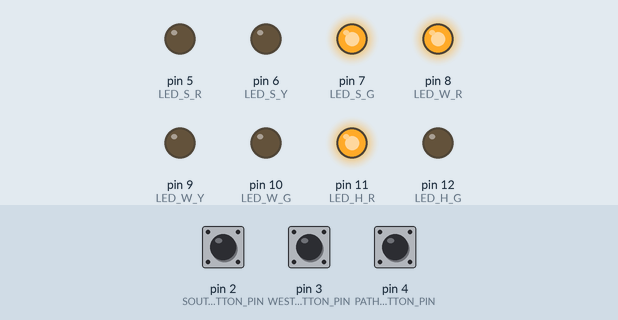
Bench run of a sketch on a simulated Arduino Uno, built with avr-gcc and run on an emulated ATmega328P. Shown: output pins drawn as LEDs (lit = HIGH). Dashed ring = blinking. The inputs (shaded band) are chosen by the test bench; at power-on: pin 3 (WEST_BUTTON_PIN) LOW, pin 2 (SOUTH_BUTTON_PIN) LOW, pin 4 (PATH_BUTTON_PIN) LOW.

Above: at 5.3 s.
5.4 s: pin 3 (WEST_BUTTON_PIN) pulled HIGH for 1.95 s
At 7.3 s:
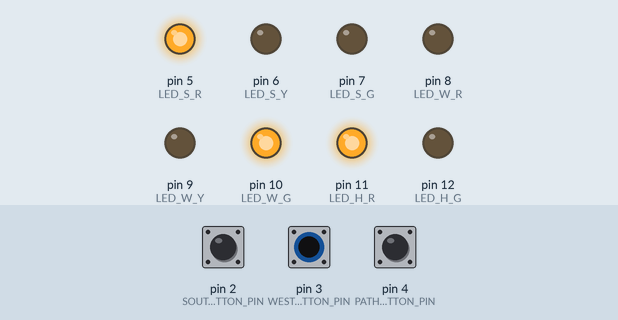
8.8 s: pin 2 (SOUTH_BUTTON_PIN) pulled HIGH for 1.95 s
At 9.45 s:
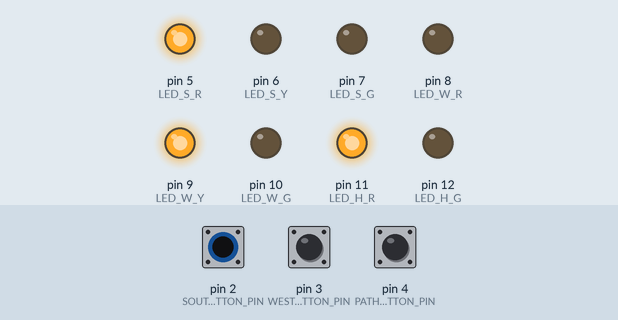
12.2 s: pin 4 (PATH_BUTTON_PIN) pulled HIGH for 1.95 s
At 13.5 s:
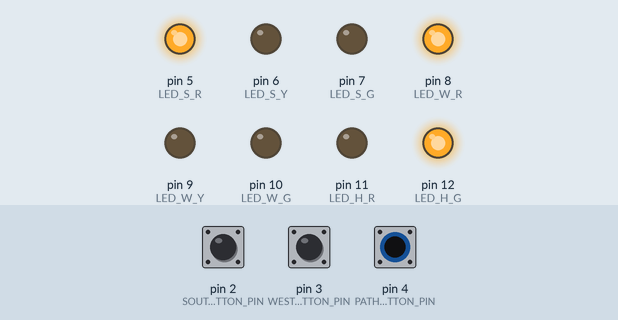
15.6 s: pin 2 (SOUTH_BUTTON_PIN) pulled HIGH for 1.95 s
At 18.1 s:
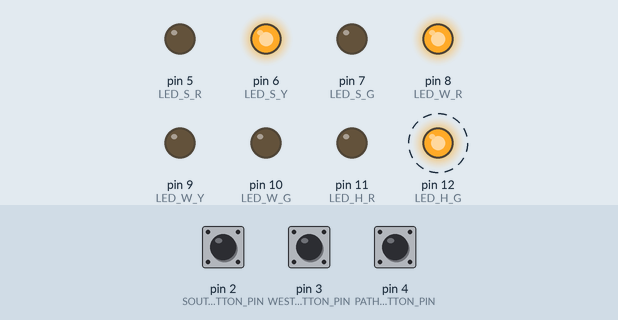
19.8 s: pin 3 (WEST_BUTTON_PIN) pulled HIGH for 3.2 s
At 19.95 s:
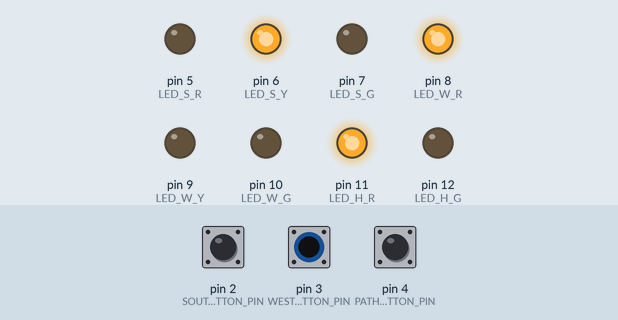
24.5 s: pin 2 (SOUTH_BUTTON_PIN) pulled HIGH for 3.2 s
At 26.3 s:
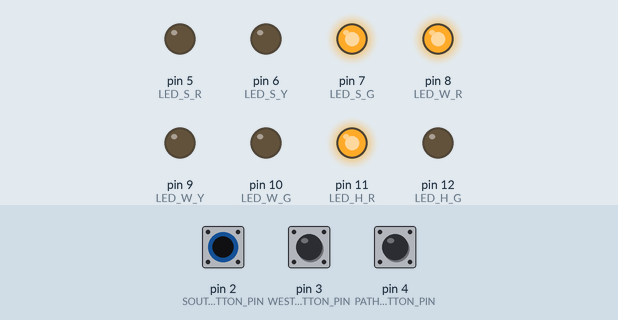
Timing chart, 0 to 27.8 s (numbered marks = the images above; inputs shaded):
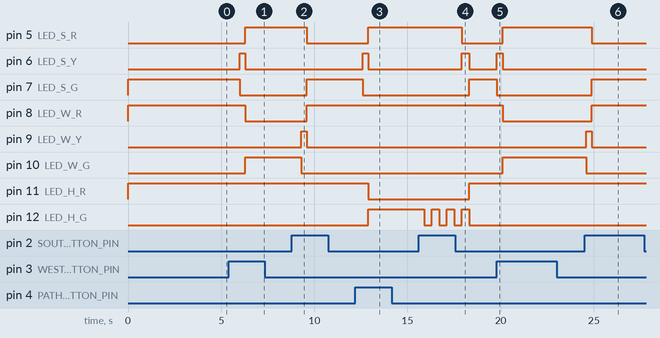

Measured:
- after the input at 5.4 s, pin 5 (LED_S_R), pin 10 (LED_W_G): LOW → HIGH after 0.90 s; pin 6 (LED_S_Y): LOW → HIGH after 0.60 s, → LOW 0.30 s later; pin 7 (LED_S_G): HIGH → LOW after 0.60 s; pin 8 (LED_W_R): HIGH → LOW after 0.90 s
- after the input at 8.8 s, pin 5 (LED_S_R): HIGH → LOW after 0.80 s; pin 7 (LED_S_G), pin 8 (LED_W_R): LOW → HIGH after 0.80 s; pin 9 (LED_W_Y): LOW → HIGH after 0.50 s, → LOW 0.30 s later; pin 10 (LED_W_G): HIGH → LOW after 0.50 s
- after the input at 12.2 s, pin 5 (LED_S_R), pin 12 (LED_H_G): LOW → HIGH after 0.70 s; pin 6 (LED_S_Y): LOW → HIGH after 0.40 s, → LOW 0.30 s later; pin 7 (LED_S_G): HIGH → LOW after 0.40 s; pin 11 (LED_H_R): HIGH → LOW after 0.70 s
- after the input at 15.6 s, pin 5 (LED_S_R): HIGH → LOW after 2.3 s; pin 6 (LED_S_Y): LOW → HIGH after 2.3 s, → LOW 0.40 s later; pin 7 (LED_S_G), pin 11 (LED_H_R): LOW → HIGH after 2.7 s; pin 12 (LED_H_G): alternates HIGH for 0.40 s and LOW for 0.40 s, 7 changes in all, then stays LOW, starting after 0.30 s
- after the input at 19.8 s, pin 5 (LED_S_R), pin 10 (LED_W_G): LOW → HIGH after 0.30 s; pin 6 (LED_S_Y): LOW → HIGH at once, → LOW 0.30 s later; pin 7 (LED_S_G): HIGH → LOW at once; pin 8 (LED_W_R): HIGH → LOW after 0.30 s
- after the input at 24.5 s, pin 5 (LED_S_R): HIGH → LOW after 0.40 s; pin 7 (LED_S_G), pin 8 (LED_W_R): LOW → HIGH after 0.40 s; pin 9 (LED_W_Y): LOW → HIGH after 0.10 s, → LOW 0.30 s later; pin 10 (LED_W_G): HIGH → LOW after 0.10 s

The sketch:

Assignment_5.ino
```cpp
#define LED_S_R 5
#define LED_S_Y 6
#define LED_S_G 7
#define SOUTH_BUTTON_PIN 2
#define LED_W_R 8
#define LED_W_Y 9
#define LED_W_G 10
#define WEST_BUTTON_PIN 3
#define LED_H_R 11
#define LED_H_G 12
#define PATH_BUTTON_PIN 4
#define goS 0
#define waitStW 1
#define waitStH 2
#define goW 3
#define waitWtS 4
#define waitWtH 5
#define goH 6
#define waitHF1 7
#define waitHN1 8
#define waitHF2 9
#define waitHN2 10
#define waitHF3 11
#define waitHN3 12
#define waitHF1W 13
#define waitHN1W 14
#define waitHF2W 15
#define waitHN2W 16
#define waitHF3W 17
#define waitHN3W 18
struct State
{
 unsigned long ST_Out; // 8-bit pattern to street output
 unsigned long Time; // delay in ms units
 unsigned long Next[8];
}; // next state for inputs
typedef const struct State SType;
SType FSM[19] = {
 {B00110010, 1500, {goS, goS, waitStW, waitStW, waitStH, waitStH, waitStW, waitStW}}, //south on
 {B01010010, 300, {goW, goW, goW, goW, goW, goW, goW, goW}}, // wait south to w
 {B01010010, 300, {goH, goH, goH, goH, goH, goH, goH, goH}}, // wait south to h
 {B10000110, 1500, {goW, waitWtS, goW, waitWtS, waitWtH, waitWtS, waitWtH, waitWtH}}, // west on
 {B10001010, 300, {goS, goS, goS, goS, goS, goS, goS, goS}}, // wait west to s
 {B10001010, 300, {goH, goH, goH, goH, goH, goH, goH, goH}}, // wait west to h
 {B10010001, 1500, {goH, waitHF1, waitHF1W, waitHF1, goH, waitHF1, waitHF1W, waitHF1}}, // path on
 {B10010000, 400, {waitHN1, waitHN1, waitHN1, waitHN1, waitHN1, waitHN1, waitHN1, waitHN1}}, //wait path 1 off to S
 {B10010001, 400, {waitHF2, waitHF2, waitHF2, waitHF2, waitHF2, waitHF2, waitHF2, waitHF2}}, //wait path 1 on to S
 {B10010000, 400, {waitHN2, waitHN2, waitHN2, waitHN2, waitHN2, waitHN2, waitHN2, waitHN2}}, //wait path 2 off to S
 {B10010001, 400, {waitHF3, waitHF3, waitHF3, waitHF3, waitHF3, waitHF3, waitHF3, waitHF3}}, //wait path 2 on to S
 {B10010000, 400, {waitHN3, waitHN3, waitHN3, waitHN3, waitHN3, waitHN3, waitHN3, waitHN3}}, //wait path 3 off to S
 {B01010001, 400, {goS, goS, goS, goS, goS, goS, goS, goS}}, //wait path 3 off to S
 {B10010000, 400, {waitHN1W, waitHN1W, waitHN1W, waitHN1W, waitHN1W, waitHN1W, waitHN1W, waitHN1W}}, //wait path 1 off to W
 {B10010001, 400, {waitHF2W, waitHF2W, waitHF2W, waitHF2W, waitHF2W, waitHF2W, waitHF2W, waitHF2W}}, //wait path 1 on to W
 {B10010000, 400, {waitHN2W, waitHN2W, waitHN2W, waitHN2W, waitHN2W, waitHN2W, waitHN2W, waitHN2W}}, //wait path 2 off to W
 {B10010001, 400, {waitHF3W, waitHF3W, waitHF3W, waitHF3W, waitHF3W, waitHF3W, waitHF3W, waitHF3W}}, //wait path 2 on to W
 {B10010000, 400, {waitHN3W, waitHN3W, waitHN3W, waitHN3W, waitHN3W, waitHN3W, waitHN3W, waitHN3W}}, //wait path 3 off to W
 {B10001001, 400, {goW, goW, goW, goW, goW, goW, goW, goW}}, //wait path 3 off to W
};
unsigned long S = 0; // index to the current state
void setup()
{
 pinMode(LED_S_R, OUTPUT);
 pinMode(LED_S_Y, OUTPUT);
 pinMode(LED_S_G, OUTPUT);
 pinMode(SOUTH_BUTTON_PIN, INPUT);
 pinMode(LED_W_R, OUTPUT);
 pinMode(LED_W_Y, OUTPUT);
 pinMode(LED_W_G, OUTPUT);
 pinMode(WEST_BUTTON_PIN, INPUT);
 pinMode(LED_H_R, OUTPUT);
 pinMode(LED_H_G, OUTPUT);
 pinMode(PATH_BUTTON_PIN, INPUT);
}
int input, input1, input2, input3;
void loop()
{
 digitalWrite(LED_S_R, FSM[S].ST_Out & B10000000);
 digitalWrite(LED_S_Y, FSM[S].ST_Out & B01000000);
 digitalWrite(LED_S_G, FSM[S].ST_Out & B00100000);
 digitalWrite(LED_W_R, FSM[S].ST_Out & B00010000);
 digitalWrite(LED_W_Y, FSM[S].ST_Out & B00001000);
 digitalWrite(LED_W_G, FSM[S].ST_Out & B00000100);
 digitalWrite(LED_H_R, FSM[S].ST_Out & B00000010);
 digitalWrite(LED_H_G, FSM[S].ST_Out & B00000001);
 delay(FSM[S].Time);
 input1 = digitalRead(SOUTH_BUTTON_PIN);
 input2 = digitalRead(WEST_BUTTON_PIN);
 input3 = digitalRead(PATH_BUTTON_PIN);
 input = input3 * 4 + input2 * 2 + input1;
 S = FSM[S].Next[input];
}
```
